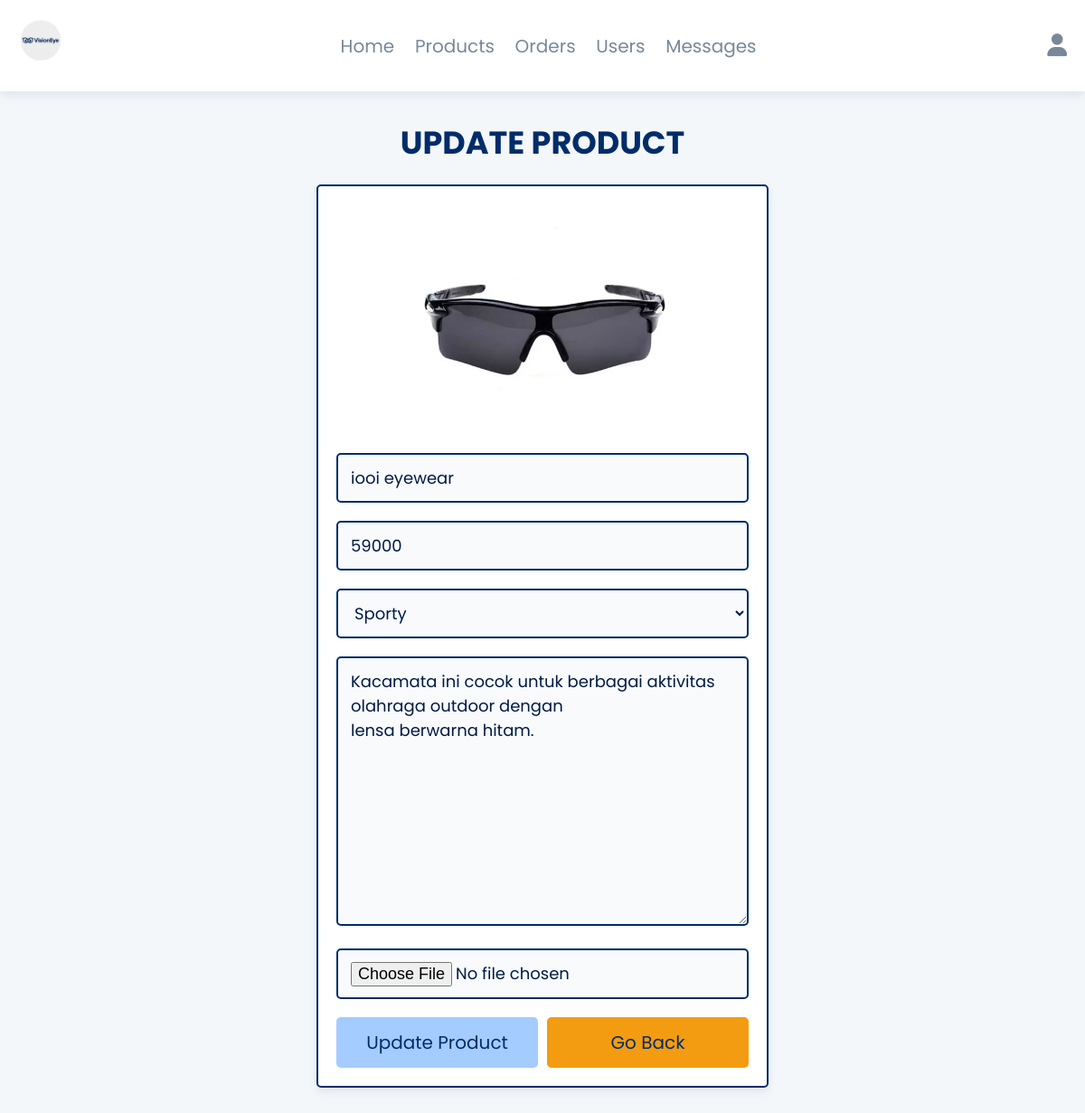
The app's page /admin_update_product.php?update=25 (signed in) with its own data.
### tables this page shows
CREATE TABLE `products` (
  `id` int(100) NOT NULL,
  `name` varchar(100) NOT NULL,
  `category` varchar(20) NOT NULL,
  `details` varchar(500) NOT NULL,
  `price` int(100) NOT NULL,
  `image` varchar(100) NOT NULL
);

### admin_update_product.php (the view, shortened to what this page needs)
<?php
@include 'config.php';
?>
<!DOCTYPE html>
<html lang="en">
<head>
   <link rel="stylesheet" href="https://cdnjs.cloudflare.com/ajax/libs/font-awesome/6.1.1/css/all.min.css">
   <link rel="stylesheet" href="css/admin_style.css">
</head>
<body>
<?php include 'admin_header.php'; ?>
<section class="update-product">
   <h1 class="title">update product</h1>
   <?php
      $update_id = $_GET['update'];
      $select_products = $conn->prepare("SELECT * FROM `products` WHERE id = ?");
      $select_products->execute([$update_id]);
      if($select_products->rowCount() > 0){
         while($fetch_products = $select_products->fetch(PDO::FETCH_ASSOC)){
   ?>
   <form action="" method="post" enctype="multipart/form-data">
      <img src="uploaded_img/<?= $fetch_products['image']; ?>" alt="">
      <input type="text" name="name" placeholder="enter product name" required class="box" value="<?= $fetch_products['name']; ?>">
      <input type="number" name="price" min="0" placeholder="enter product price" required class="box" value="<?= $fetch_products['price']; ?>">
      <select name="category" class="box" required>
         <option selected><?= $fetch_products['category']; ?></option>
      </select>
      <textarea name="details" required placeholder="enter product details" class="box" cols="30" rows="10"><?= $fetch_products['details']; ?></textarea>
      <input type="file" name="image" class="box" accept="image/jpg, image/jpeg, image/png">
      <div class="flex-btn">
         <input type="submit" class="btn" value="update product" name="update_product">
         <a href="admin_products.php" class="option-btn">go back</a>
      </div>
   </form>
   <?php
         }
      }else{
         echo '<p class="empty">no products found!</p>';
      }
   ?>
</section>
</body>
</html>

### css/admin_style.css (style rules this page uses)
.update-product form { max-width: 50rem; padding:2rem; margin:0 auto; text-align: center; border:var(--border); box-shadow: var(--box-shadow); background-color: var(--white); border-radius: .5rem; }
.update-product form img { height: 25rem; object-fit: cover; margin-bottom: 1rem; }
.update-product form .box { width: 100%; border:var(--border); background-color: var(--white); border-radius: .5rem; background-color: var(--light-bg); padding:1.2rem 1.4rem; font-size: 1.8rem; color:var(--black); margin:1rem 0; }

### css/components.css (style rules this page uses)
:root { --blue-primary: #002C6A; --blue-light: #007BFF; --blue-accent: #A4CCFF; --white: #FFFFFF; --light-gray: #F4F7FA; --black: #001B44; --text-color: #002244; --highlight: #00B4D8; --orange: #f39c12; --red: #e74c3c; --light-color: #778899; --light-bg: #F8FAFC; --border: 0.2rem solid var(--blue-primary); --box-shadow: 0 0.5rem 1rem rgba(0, 44, 106, 0.08); }
* { font-family: 'Poppins', sans-serif; margin: 0; padding: 0; box-sizing: border-box; outline: none; border: none; text-decoration: none; color: var(--text-color); }
body { background-color: var(--light-gray); }
html { font-size: 62.5%; overflow-x: hidden; scroll-behavior: smooth; scroll-padding-top: 6.5rem; }
section { padding:3rem 2rem; max-width: 1200px; margin:0 auto; }
.btn, .delete-btn, .option-btn { display: block; width: 100%; margin-top: 1rem; border-radius: .5rem; color:var(--blue-primary); font-size: 2rem; padding:1.3rem 3rem; text-transform: capitalize; cursor: pointer; text-align: center; }
.btn { background-color: var(--blue-accent); }
.option-btn { background-color: var(--orange); }
.flex-btn { display: flex; flex-wrap: wrap; gap:1rem; }
.flex-btn > * { flex:1; }
.title { text-align: center; margin-bottom: 2rem; text-transform: uppercase; color: var(--blue-primary); font-size: 3.5rem; font-weight: 700; }

### records on screen
products: image (picture), name "iooi eyewear", price "59000", category "Sporty", details "Kacamata ini cocok untuk berbagai aktivitas olahraga outdoor dengan lensa berwarna hitam."
